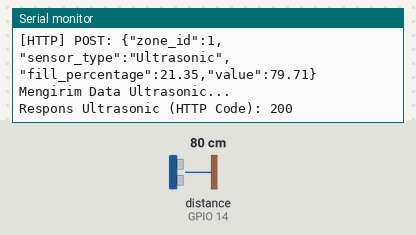
A sketch run on a simulated ESP32. Parts: the last lines printed to the serial monitor. Wiring (inferred from the names in the program): ultrasonic range finder: trigger GPIO 13; echo GPIO 14. The test bench sets the inputs (shaded band); at power-on: distance to the obstacle (sensor on GPIO 14) 80 cm. The echo pulse lasts 58.3 µs per cm; WiFi joins after 1.5 s; servers stay silent unless stated; uploads are accepted with an empty reply.

Above: at 2.8 s.
2.9 s: distance to the obstacle (sensor on GPIO 14) set to 4 cm
At 6.99 s:
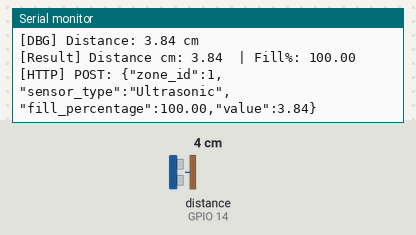
8.7 s: distance to the obstacle (sensor on GPIO 14) set to 2 cm
At 12.9 s:
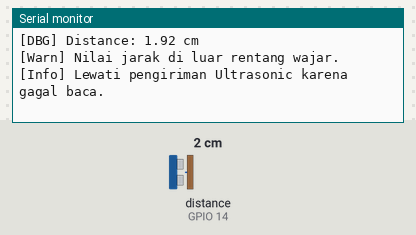
Timing chart, 0 to 14.4 s (numbered marks = the images above; inputs shaded):
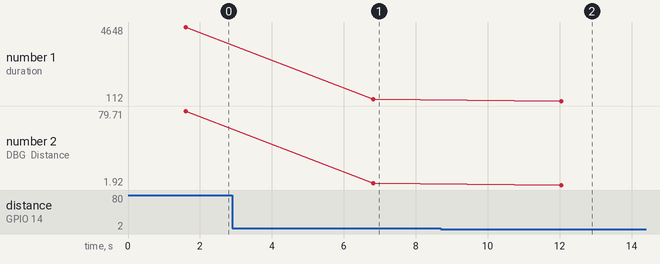

The sketch:

sensor.ino
```cpp
#include <WiFi.h>
#include <HTTPClient.h>

// --- Konfigurasi WiFi / API ---
const char* ssid = "vivo X200";
const char* password = "12345678";
const char* apiUrl = "https://api-samling.naufalrafa.my.id/api/v1/sensor-data";

// --- Pin HC-SR04 (sesuai permintaan) ---
const int TRIG_PIN = 13; // TRIG ke GPIO13
const int ECHO_PIN = 14; // ECHO ke GPIO14 (PASTIKAN melalui level-shifter / voltage divider!)

// Parameter jarak untuk perhitungan fill percentage
const float MIN_DISTANCE_CM = 5.0;   // jarak saat TPS dianggap penuh
const float MAX_DISTANCE_CM = 100.0; // jarak saat TPS dianggap kosong

void setup() {
  Serial.begin(115200);
  delay(100);

  Serial.println("=== Sensor Sketch (ESP32) ===");
  Serial.print("TRIG_PIN: "); Serial.println(TRIG_PIN);
  Serial.print("ECHO_PIN: "); Serial.println(ECHO_PIN);

  // Catatan penting: HC-SR04 ECHO output = 5V. ESP32 I/O tidak 5V tolerant.
  // Gunakan voltage divider (2 resistors) atau level shifter pada ECHO.

  pinMode(TRIG_PIN, OUTPUT);
  digitalWrite(TRIG_PIN, LOW);
  // Gunakan internal pulldown untuk menjaga ECHO tetap LOW saat idle
  pinMode(ECHO_PIN, INPUT_PULLDOWN);

  Serial.print("Menghubungkan WiFi");
  WiFi.begin(ssid, password);
  unsigned long start = millis();
  while (WiFi.status() != WL_CONNECTED && millis() - start < 15000) {
    delay(500);
    Serial.print('.');
  }
  if (WiFi.status() == WL_CONNECTED) {
    Serial.println("\nWiFi connected");
    Serial.print("IP: "); Serial.println(WiFi.localIP());
  } else {
    Serial.println("\nWiFi connect timeout (continuing without network)");
  }
}

// Baca sensor ultrasonic dengan diagnostik lebih lengkap dan retry
bool bacaUltrasonic(float &distanceCm) {
  const int maxRetries = 3;
  for (int attempt = 1; attempt <= maxRetries; ++attempt) {
    // Pastikan TRIG low untuk waktu singkat
    digitalWrite(TRIG_PIN, LOW);
    delayMicroseconds(4);

    // Kirim trigger pulse 10us
    digitalWrite(TRIG_PIN, HIGH);
    delayMicroseconds(10);
    digitalWrite(TRIG_PIN, LOW);


    // Baca durasi pulse menggunakan pembacaan berbasis micros (lebih andal pada beberapa board)
    unsigned long duration = 0;
    // custom pulseIn-like implementation with timeout (microseconds)
    unsigned long timeout = 30000UL; // 30 ms
    unsigned long startMicros = micros();

    // pastikan sinyal idle LOW sebelum memulai
    unsigned long t0 = micros();
    while (digitalRead(ECHO_PIN) == HIGH) {
      if (micros() - t0 > timeout) break;
    }

    // tunggu rising edge
    unsigned long waitStart = micros();
    while (digitalRead(ECHO_PIN) == LOW) {
      if (micros() - waitStart > timeout) break;
    }
    // jika masih LOW setelah timeout, duration tetap 0
    if (digitalRead(ECHO_PIN) == HIGH) {
      unsigned long pulseStart = micros();
      // tunggu falling edge
      while (digitalRead(ECHO_PIN) == HIGH) {
        if (micros() - pulseStart > timeout) break;
      }
      duration = micros() - pulseStart;
    }

    Serial.print("[DBG] Attempt "); Serial.print(attempt);
    Serial.print(" - duration: "); Serial.print(duration);
    Serial.print(" us, ECHO level: "); Serial.println(digitalRead(ECHO_PIN));

    if (duration == 0) {
      // tidak ada echo, retry
      Serial.println("[Warn] Tidak ada respons dari sensor ultrasonik, mencoba ulang...");
      delay(50);
      continue;
    }

    // Konversi ke cm (speed of sound ~343 m/s)
    distanceCm = (duration * 0.0343) / 2.0;
    Serial.print("[DBG] Distance: "); Serial.print(distanceCm); Serial.println(" cm");

    if (isnan(distanceCm) || distanceCm < 0.0) {
      Serial.println("[Error] Pembacaan jarak bukan angka/negatif.");
      return false;
    }

    // Batasi jarak realistis
    if (distanceCm < 2.0 || distanceCm > 400.0) {
      Serial.println("[Warn] Nilai jarak di luar rentang wajar.");
      return false;
    }

    return true;
  }

  Serial.println("[Error] Gagal membaca sensor Ultrasonik setelah beberapa percobaan.");
  return false;
}

// Fungsi kirim data ke server (HTTP POST JSON)
void kirimSensor(String sensorType, float fillPercentage, float value) {
  if (WiFi.status() != WL_CONNECTED) {
    Serial.println("WiFi belum terhubung. Lewati pengiriman.");
    return;
  }

  WiFiClient client;
  HTTPClient http;

  String payload = "{\"zone_id\":1,\"sensor_type\":\"" + sensorType + "\",\"fill_percentage\":" +
                   String(fillPercentage, 2) + ",\"value\":" + String(value, 2) + "}";

  Serial.print("[HTTP] POST: "); Serial.println(payload);
  http.begin(client, apiUrl);
  http.addHeader("Content-Type", "application/json");

  int httpCode = http.POST(payload);

  Serial.println("Mengirim Data " + sensorType + "...");
  Serial.print("Respons "); Serial.print(sensorType); Serial.print(" (HTTP Code): "); Serial.println(httpCode);

  http.end();
}

void loop() {
  float distanceCm;
  if (bacaUltrasonic(distanceCm)) {
    // Hitung persentase isi berdasarkan rentang jarak
    float pct;
    if (distanceCm <= MIN_DISTANCE_CM) pct = 100.0;
    else if (distanceCm >= MAX_DISTANCE_CM) pct = 0.0;
    else {
      pct = (1.0 - (distanceCm - MIN_DISTANCE_CM) / (MAX_DISTANCE_CM - MIN_DISTANCE_CM)) * 100.0;
    }
    // Clamp 0..100
    if (pct < 0.0) pct = 0.0;
    if (pct > 100.0) pct = 100.0;

    Serial.print("[Result] Distance cm: "); Serial.print(distanceCm);
    Serial.print("  | Fill%: "); Serial.println(pct);

    kirimSensor("Ultrasonic", pct, distanceCm);
  } else {
    Serial.println("[Info] Lewati pengiriman Ultrasonic karena gagal baca.");
  }

  delay(5000);
}
```

Measured:
- the behaviour switches between 3 and 2 cm on distance to the obstacle (sensor on GPIO 14) (found by bisection; images 1 and 2)
- after the input at 2.9 s, the serial monitor: prints a new line after 3.9 s (image 1)
- after the input at 8.7 s, the serial monitor: prints a new line after 3.3 s (image 2)
- plotted number 1: 4648 → 224 after the input at 2.9 s, 224 → 112 after the input at 8.7 s
- plotted number 2: 79.71 → 3.84 after the input at 2.9 s, 3.84 → 1.92 after the input at 8.7 s
